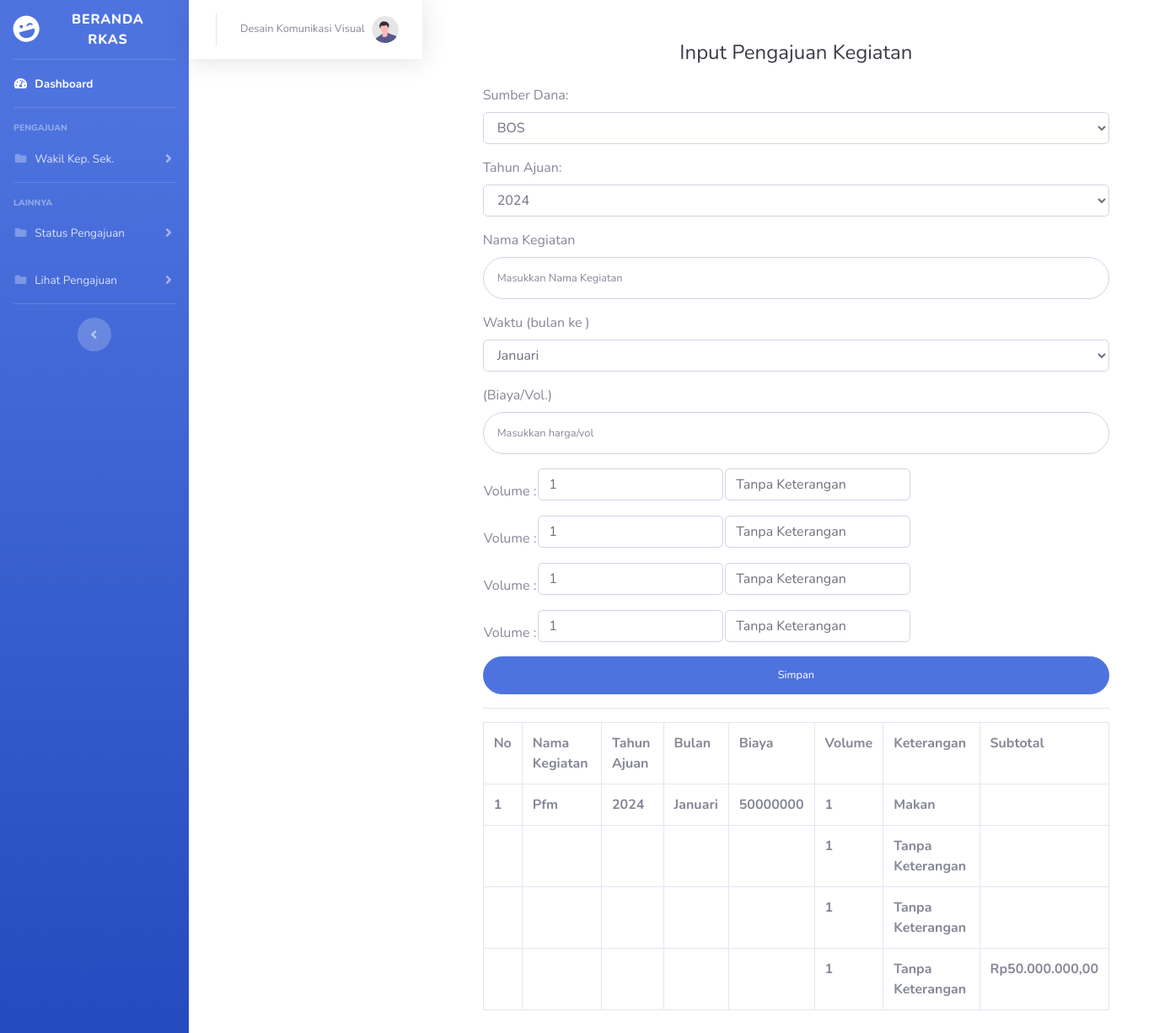
The page /rkas/kegiatan.php?id=6083232 on the database its author committed.
### tables this page shows
CREATE TABLE `tb_user` (
  `id_user` int(10) NOT NULL,
  `nama_user` varchar(60) NOT NULL,
  `nama` char(100) NOT NULL,
  `password` varchar(100) NOT NULL,
  `id_bagian` int(4) NOT NULL,
  `status` varchar(30) NOT NULL
);

CREATE TABLE `tb_kegiatan` (
  `id_kegiatan` int(11) NOT NULL,
  `sumber_dana` varchar(50) NOT NULL,
  `tahun_ajuan` int(4) NOT NULL,
  `nama_kegiatan` varchar(50) NOT NULL,
  `bulan` varchar(50) NOT NULL,
  `biaya` int(20) NOT NULL,
  `volume_1` int(11) NOT NULL,
  `volume_2` int(11) NOT NULL,
  `volume_3` int(11) NOT NULL,
  `volume_4` int(11) NOT NULL,
  `keterangan_volume1` varchar(75) NOT NULL,
  `keterangan_volume2` varchar(75) NOT NULL,
  `keterangan_volume3` varchar(75) NOT NULL,
  `keterangan_volume4` varchar(75) NOT NULL,
  `vol1` varchar(10) NOT NULL,
  `vol2` varchar(10) NOT NULL,
  `vol3` varchar(10) NOT NULL,
  `vol4` varchar(10) NOT NULL,
  `total` int(20) NOT NULL,
  `status` varchar(50) NOT NULL,
  `tanggal_order` date NOT NULL,
  `link` text NOT NULL,
  `status_order` char(10) NOT NULL,
  `status_bayar` char(10) NOT NULL
);

### rkas/kegiatan.php (the view, shortened to what this page needs)
<?php
include "koneksi.php";
$id = $_GET['id'];
$sql = mysqli_query($conn, "SELECT * FROM tb_kegiatan ORDER BY id_kegiatan DESC");
$sql1 = mysqli_query($conn, "SELECT * FROM tb_user WHERE id_user='$id'");
?>
<!DOCTYPE html>
<html lang="en">
<head>
    <link href="vendor/fontawesome-free/css/all.min.css" rel="stylesheet" type="text/css">
    <link href="css/sb-admin-2.css" rel="stylesheet">
</head>
<body id="page-top">
    <div id="wrapper">
        <ul class="navbar-nav bg-gradient-primary sidebar sidebar-dark accordion" id="accordionSidebar">
            <a class="sidebar-brand d-flex align-items-center justify-content-center" href="homewakepsek.php?id=<?= $id ?>">
                <div class="sidebar-brand-icon rotate-n-15">
                    <i class="fas fa-laugh-wink"></i>
                </div>
                <div class="sidebar-brand-text mx-3">Beranda RKAS </div>
            </a>
            <hr class="sidebar-divider my-0">
            <li class="nav-item active">
                <a class="nav-link" href="homewakepsek.php?id=<?= $id ?>">
                    <i class="fas fa-fw fa-tachometer-alt"></i>
                    <span>Dashboard</span></a>
            </li>
            <hr class="sidebar-divider">
            <div class="sidebar-heading">
                PENGAJUAN
            </div>
            <li class="nav-item">
                <a class="nav-link collapsed" href="#" data-toggle="collapse" data-target="#collapseTwo"
                    aria-expanded="true" aria-controls="collapseTwo">
                    <i class="fas fa-fw fa-folder"></i>
                    <span>Wakil Kep. Sek.</span>
                </a>
            </li>
            <hr class="sidebar-divider">
            <div class="sidebar-heading">
                Lainnya
            </div>
            <li class="nav-item">
                <a class="nav-link collapsed" href="#" data-toggle="collapse" data-target="#status"
                    aria-expanded="true" aria-controls="collapsePages">
                    <i class="fas fa-fw fa-folder"></i>
                    <span>Status Pengajuan</span>
                </a>
            </li>
            <li class="nav-item">
                <a class="nav-link collapsed" href="#" data-toggle="collapse" data-target="#lihat"
                    aria-expanded="true" aria-controls="collapsePages">
                    <i class="fas fa-fw fa-folder"></i>
                    <span>Lihat Pengajuan</span>
                </a>
            </li>
            <hr class="sidebar-divider d-none d-md-block">
            <div class="text-center d-none d-md-inline">
                <button class="rounded-circle border-0" id="sidebarToggle"></button>
            </div>
        </ul>
        <nav class="navbar navbar-expand navbar-light bg-white topbar mb-4 static-top shadow">
                    <ul class="navbar-nav ml-auto">
                        <li class="nav-item dropdown no-arrow">
                            <a class="nav-link dropdown-toggle" href="#" id="userDropdown" role="button"
                                data-toggle="dropdown" aria-haspopup="true" aria-expanded="false">
                                <span class="mr-2 d-none d-lg-inline text-gray-600 small"><?php foreach ($sql1 as $row) :
                                echo $row['nama'];
                                    endforeach;
                                    ?></span>
                                <img class="img-profile rounded-circle"
                                    src="img/undraw_profile.svg">
                            </a>
                        </li>
                    </ul>
                </nav>
                <div class="container">
        <div class="p-5">
                            <div class="text-center">
                                <h1 class="h4 text-gray-900 mb-4">Input Pengajuan Kegiatan</h1>
                            </div>
                            <form class="user" action="proses_kegiatan.php?id=<?= $id ?>" method="POST">
                                <div class="form-group">
                                    <label for="sumber_dana">Sumber Dana:</label>
                                    <select class="form-control" id="sumber_dana" name="sumber_dana">
                                        <option value="BOS">BOS</option>
                                    </select>
                                </div>
                                <div class="form-group">
                                    <label for="tahun_ajuan">Tahun Ajuan:</label>
                                    <select class="form-control" id="tahun_ajuan" name="tahun_ajuan">
                                        <option value="2024">2024</option>
                                    </select>
                                </div>
                                <div class="form-group">
                                <label for="nama_kegiatan">Nama Kegiatan</label>
                                    <input type="text" class="form-control form-control-user" id="nama_kegiatan" name="nama_kegiatan"
                                        placeholder="Masukkan Nama Kegiatan">
                                </div>
                                <div class="form-group">
                                <label for="bulan">Waktu (bulan ke )</label>
                                <select class="form-control" id="bulan" name="bulan">
                                        <option value="Januari">Januari</option>
                                    </select>
                                </div>
                                <div class="form-group">
                                <label for="biaya">(Biaya/Vol.)</label>
                                    <input type="number" class="form-control form-control-user" id="biaya" name="biaya"
                                        placeholder="Masukkan harga/vol">
                                </div>
                                <table>
                                    <tr>
                                        <td>Volume :</td>
                                    <td>
                                        <div class="form-group">
                                        <input type="number" class="form-control form-control" id="vol1" name="vol1" value=1 min=1>
                                        </div>
                                    </td>
                                    <td>
                                        <div class="form-group">
                                        <input type="text" class="form-control form-control" id="volket1" name="volket1" value="Tanpa Keterangan" placeholder="">
                                        </div>
                                    </td>
                                    </tr>
                                    <tr>
                                        <td>Volume :</td>
                                    <td>
                                        <div class="form-group">
                                        <input type="number" class="form-control form-control" id="vol2" name="vol2"  value=1 min=1>
                                        </div>
                                    </td>
                                    <td>
                                        <div class="form-group">
                                        <input type="text" class="form-control form-control" id="volket2" name="volket2" value="Tanpa Keterangan" placeholder="">
                                        </div>
                                    </td>
                                    </tr>
                                    <tr>
                                        <td>Volume :</td>
                                    <td>
                                        <div class="form-group">
                                        <input type="number" class="form-control form-control" id="vol3" name="vol3"  value=1 min=1>
                                        </div>
                                    </td>
                                    <td>
                                        <div class="form-group">
                                        <input type="text" class="form-control form-control" id="volket3" name="volket3" value="Tanpa Keterangan" placeholder="">
                                        </div>
                                    </td>
                                    </tr>
                                    <tr>
                                        <td>Volume :</td>
                                    <td>
                                        <div class="form-group">
                                        <input type="number" class="form-control form-control" id="vol4" name="vol4" value=1 min=1>
                                        </div>
                                    </td>
                                    <td>
                                        <div class="form-group">
                                        <input type="text" class="form-control form-control" id="volket4" name="volket4" value="Tanpa Keterangan" placeholder="">
                                        </div>
                                    </td>
                                    </tr>
                                </table>
                                <a href="alat_bahan.php"><input type="submit" name="simpan" value="Simpan" style="width:100%;" class="btn btn-primary btn-user btn-block">
                                </a>
                                <hr>
                            </form>
                            <div class="table-responsive">
                                <table class="table table-bordered" id="dataTable" width="100%" cellspacing="0">
                                <tr>
                                <th>No</th>
                        <th>Nama Kegiatan</th>
                        <th>Tahun Ajuan</th>
                        <th>Bulan</th>
                        <th>Biaya</th>
                        <th>Volume</th>
                        <th>Keterangan</th>
                        <th>Subtotal</th>
                                    </tr>
                                        <?php $no = 0;?>
                                    <?php foreach ($sql as $row) : ?>
                                    <tr>
                                    <th><?php $no += 1;
                                echo $no; ?></th>
                            <th><?= $row["nama_kegiatan"]; ?></th>
                            <th><?= $row["tahun_ajuan"]; ?></th>
                            <th><?= $row["bulan"]; ?></th>
                            <th><?= $row["biaya"]; ?></th>
                            <th><?= $row["volume_1"]; ?></th>
                            <th><?= $row["keterangan_volume1"]; ?></th>
                            <th></th>
                            <tr>
                                        <th></th>
                                        <th></th>
                                        <th></th>
                                        <th></th>
                                        <th></th>
                                        <th><?= $row["volume_2"];?></th>
                                        <th><?= $row["keterangan_volume2"]?></th>
                                        <th></th>
                                    </tr>
                                    <tr>
                                        <th></th>
                                        <th></th>
                                        <th></th>
                                        <th></th>
                                        <th></th>
                                        <th><?= $row["volume_3"];?></th>
                                        <th><?= $row["keterangan_volume3"]?></th>
                                        <th></th>
                                    </tr>
                                    <tr>
                                        <th></th>
                                        <th></th>
                                        <th></th>
                                        <th></th>
                                        <th></th>
                                        <th><?= $row["volume_4"];?></th>
                                        <th><?= $row["keterangan_volume4"]?></th>
                                        <th>Rp<?= number_format($row["total"], 2, ',', '.'); ?></th>
                                    </tr>
                                    <?php endforeach; ?>
                            </div>
                            </div>
                        </div>
                        </div>
</body>
</html>

### rows shown on the page
tb_user: nama "Desain Komunikasi Visual"
tb_kegiatan: nama_kegiatan "Pfm", tahun_ajuan "2024", bulan "Januari", biaya "50000000", volume_1 "1", keterangan_volume1 "Makan", volume_2 "1", keterangan_volume2 "Tanpa Keterangan", volume_3 "1", keterangan_volume3 "Tanpa Keterangan", volume_4 "1", keterangan_volume4 "Tanpa Keterangan", total "50.000.000,00"
